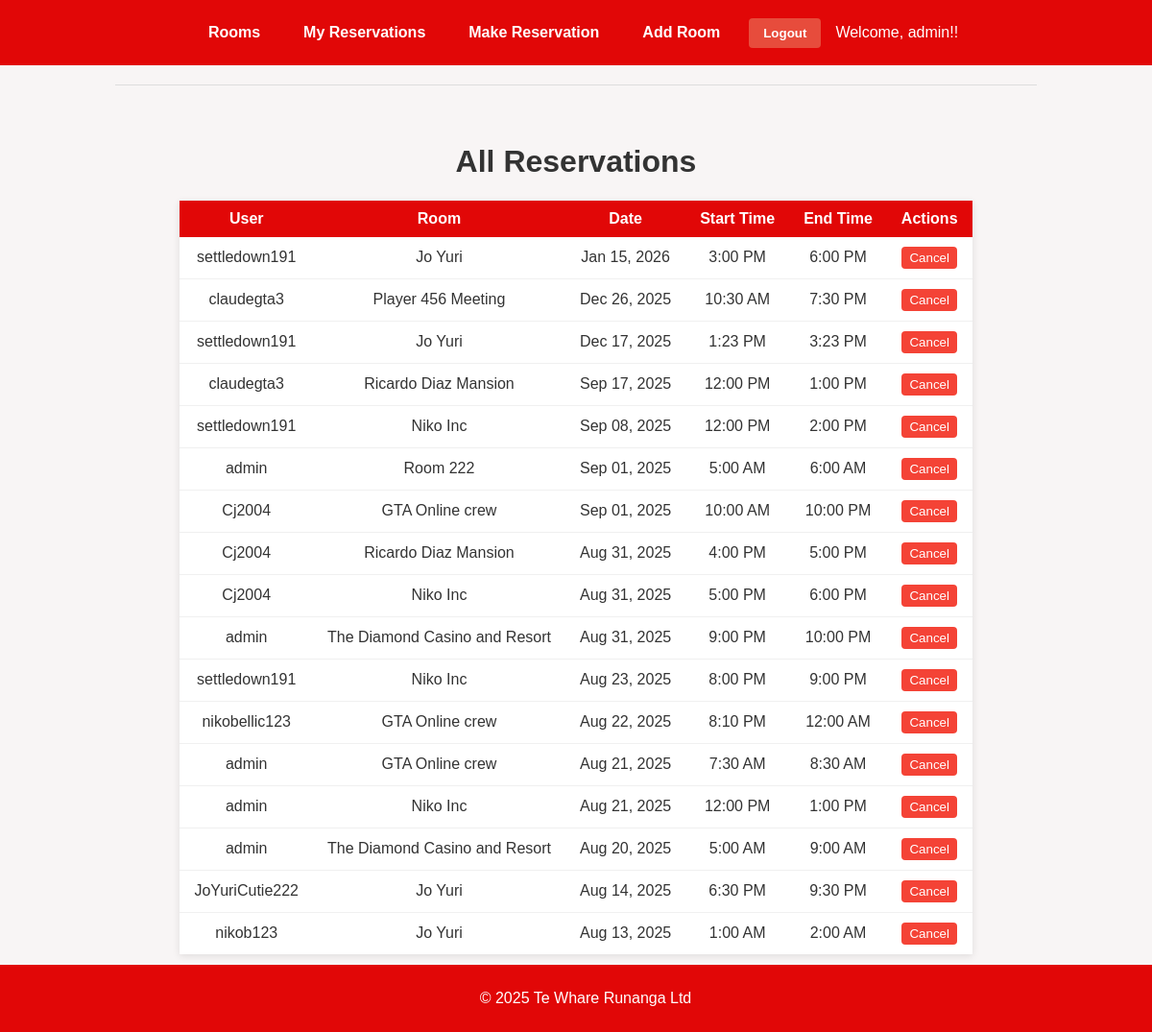
/reservations/ (signed in), run on an earlier commit of the app's database.
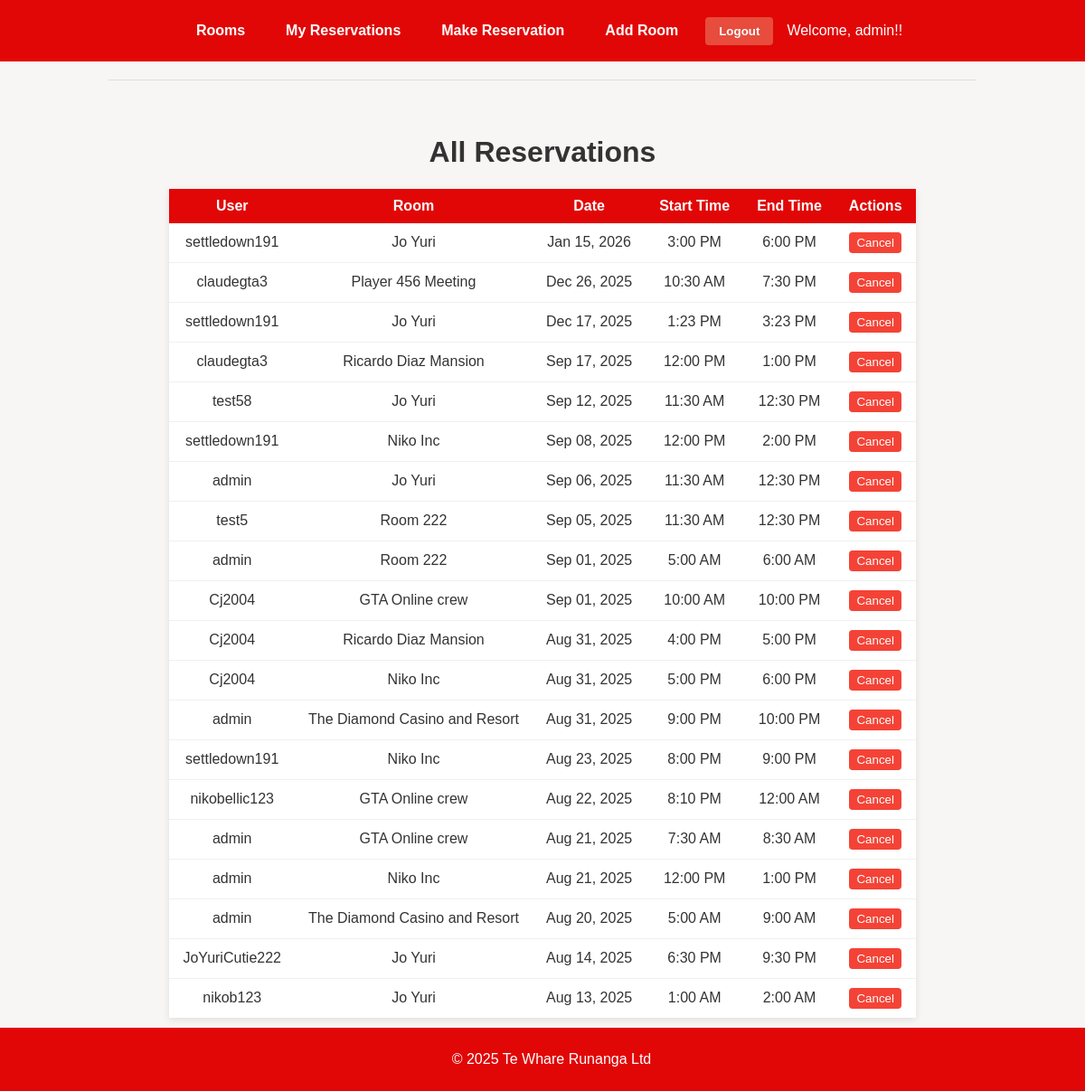
And on a later commit of the database.
### reservations/models.py (models this page shows, shortened)
class Reservation(models.Model):
    user = models.ForeignKey(User, on_delete=models.CASCADE) # Shows who booked the room
    room = models.ForeignKey(ConferenceRoom, on_delete=models.CASCADE) # Which room the user booked
    date = models.DateField() # What time the reservation is for
    start_time = models.TimeField() # When the reservation starts
    end_time = models.TimeField() # When the reservation ends
    created_at = models.DateTimeField(auto_now_add=True) # When the reservation was made
    reminder_sent = models.BooleanField(default=False) # Track if reminder email was sent

class ConferenceRoom(models.Model):
    name = models.CharField(max_length=100) # Room name
    location = models.CharField(max_length=100) # Where the room is located
    capacity = models.PositiveIntegerField() # How many people can fit in the room

### reservations/views.py (the view)
# urls.py: path('reservations/', views.view_all_reservations, name='admin_reservations'),
@staff_member_required
def view_all_reservations(request):
    reservations = Reservation.objects.all().order_by('-date', 'start_time')
    return render(request, 'reservations/admin_reservations.html', {'reservations': reservations})

### reservations/templates/reservations/admin_reservations.html (shortened to what this page needs)
{% extends "reservations/base.html" %}
{% block content %}
<h1>All Reservations</h1>
<table>
    <thead>
        <tr>
            <th>User</th>
            <th>Room</th>
            <th>Date</th>
            <th>Start Time</th>
            <th>End Time</th>
            <th>Actions</th>
        </tr>
    </thead>
    <tbody>
        {% for reservation in reservations %}
        <tr>
            <td>{{ reservation.user.username }}</td>
            <td>{{ reservation.room.name }}</td>
            <td>{{ reservation.date|date:"M d, Y" }}</td>
            <td>{{ reservation.start_time|time:"g:i A" }}</td>
            <td>{{ reservation.end_time|time:"g:i A" }}</td>
            <td>
                <form action="{% url 'reservations:admin_cancel_reservation' reservation.id %}"
                      method="post" style="display: inline;"
                      onsubmit="return confirm('Are you sure you want to cancel this reservation?');">
                    <button type="submit"
                   style ="padding: 4px 8px; background-color: #f44336; color: white; border: none; border-radius: 4px; text-decoration: none;">
                   Cancel
                    </button>
                </form>
            </td>
        </tr>
        {% endfor %}
    </tbody>
</table>
{% endblock %}

### reservations/templates/reservations/base.html (shortened to what this page needs)
<!DOCTYPE html>
<html lang="en">
<head>
</head>
<body>
<nav>
    <a href="{% url 'reservations:room_list' %}">Rooms</a>
    <a href="{% url 'reservations:my_reservations' %}">My Reservations</a>
    <a href="{% url 'reservations:make_reservation' %}">Make Reservation</a>
    <a href="{% url 'reservations:add_room' %}">Add Room</a>
    {% if user.is_authenticated %}
    <form method="post" action="{% url 'logout' %}">
        <button type="submit">Logout</button>
    </form>
    <span>Welcome, {{ user.username }}!!</span>
    {% else %}
    <a href="{% url 'login' %}">Login</a>
    {% endif %}
</nav>
<hr />
<main>
    {% block content %}
    {% endblock %}
</main>
<footer>
    <p>&copy; 2025 Te Whare Runanga Ltd</p>
</footer>
</body>
</html>

### reservations/templates/reservations/base.html (style rules this page uses)
body { font-family: Arial, sans-serif; background-color: #f8f5f5; color: #333; margin: 0; padding: 0; text-align: center; }
nav { background-color: #e10707; padding: 15px; display: flex; justify-content: center; align-items: center; flex-wrap: wrap; gap: 15px; }
nav a { color: white; text-decoration: none; font-weight: bold; padding: 10px 15px; border-radius: 5px; transition: background-color 0.3s; }
nav form { display: inline-block; margin: 0; }
nav button { background-color: #e74c3c; color: white; border: none; padding: 8px 15px; border-radius: 4px; cursor: pointer; font-weight: bold; transition: background-color 0.3s; }
nav span { color: white; font_size: 1rem; }
hr { margin: 20px auto; width: 80%; border: 0; height: 1px; background: #ddd; }
main { padding: 20px; max-width: 900px; margin: auto; }
footer { background-color: #e10707; color: white; padding: 10px; font_size: 0.9rem; position: fixed; bottom: 0; width: 100%; }
main form { display: flex; flex-direction: column; allign-items: center; gap: 10px; }
main table { margin: 20px auto; border-collapse: separate; border-spacing: 0; width: auto; max-width: 900px; box-shadow: 0 2px 8px rgba(0, 0, 0, 0.1); border: none; }
main th, main td { padding: 10px 15px; text-align: center; background-color: #fff; border: none; }
main th { background-color: #e10707; color: white; font-weight: bold; }
main tr:not(:last-child) td { border-bottom: 1px solid #f0f0f0; }

What changed in the data, as far as the page shows it:
added Reservation: user.username "test58", room.name "Jo Yuri", date "Sep 12, 2025", start_time "11:30 AM", end_time "12:30 PM"
added Reservation: user.username "admin", room.name "Jo Yuri", date "Sep 06, 2025", start_time "11:30 AM", end_time "12:30 PM"
added Reservation: user.username "test5", room.name "Room 222", date "Sep 05, 2025", start_time "11:30 AM", end_time "12:30 PM"
